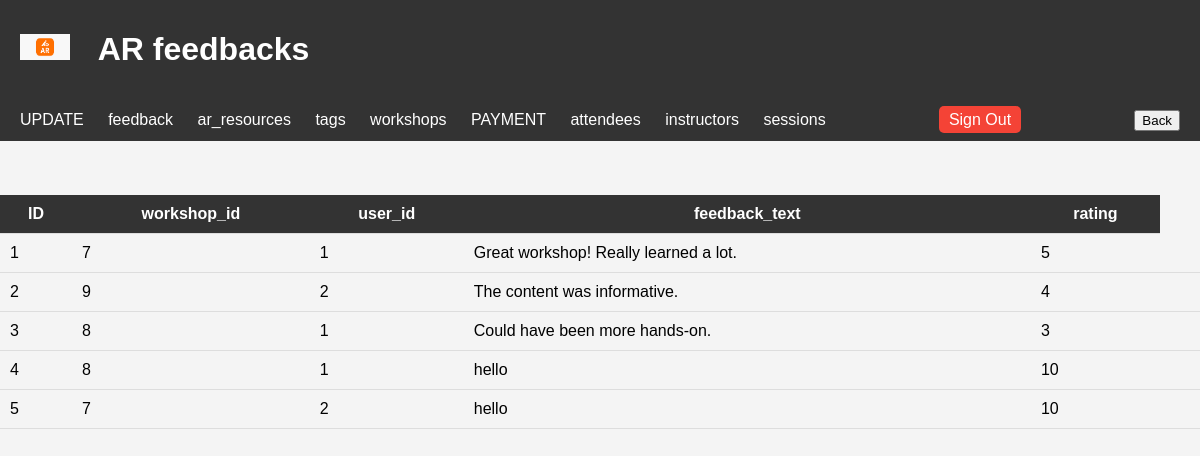
Page /feedback.php on the committed database.
### tables this page shows
CREATE TABLE `feedback` (
  `feedback_id` int(11) NOT NULL,
  `workshop_id` int(11) NOT NULL,
  `user_id` int(11) NOT NULL,
  `feedback_text` text DEFAULT NULL,
  `rating` int(11) DEFAULT NULL,
  `feedback_date` timestamp NOT NULL DEFAULT current_timestamp()
);

### feedback.php (the view, shortened to what this page needs)
<!DOCTYPE html>
<html lang="en">
<head>
    <link rel="stylesheet" href="https://cdnjs.cloudflare.com/ajax/libs/font-awesome/5.15.4/css/all.min.css">
     <link rel="stylesheet" href="css/style5.css">
</head>
<body>    <header>
        <h1><img src="img/ig1.png" alt="icon"> AR feedbacks</h1>
</header>
<header>
      <nav>
        <ul>
         <li>   <a href="admin_update.html" class="nav-item nav-link">UPDATE</a></li>
                         <li> <a href="feedback.php" class="nav-item nav-link">feedback</a>
                        <li>  <a href="ar_resources.php" class="nav-item nav-link">ar_resources</a></li>
                        <li>  <a href="tags.php" class="nav-item nav-link">tags</a></li>
                        <li>  <a href="workshops.php" class="nav-item nav-link">workshops</a></li>
                        <li>  <a href="payments.php" class="nav-item nav-link">PAYMENT</a></li>
                        <li>  <a href="attendees.php" class="nav-item nav-link">attendees</a>
                       <li>   <a href="instructors.php" class="nav-item nav-link">instructors</a></li>
                       <li>   <a href="sessions.php" class="nav-item nav-link">sessions</a></li>
        </ul>
    </nav>
<div class="signout">
        <a href="logout.php">Sign Out</a>
    </div>
    <div>
            <button type="button" onclick="window.location.href='admin_home.html'">Back</button>
    </div>
</header>
<?php
require_once "config.php";
?>
<!DOCTYPE html>
<html lang="en">
<head>
</head>
<body>
    <br><br><br>
    <table id="dataTable" class="table table-hover text-center">
        <tr>
            <th>ID</th>
            <th>workshop_id</th>
            <th>user_id</th>
            <th>feedback_text</th>
            <th>rating</th>
        </tr>
        <?php
        $sql = "SELECT * FROM feedback";
        $result = $conn->query($sql);
        if ($result->num_rows > 0) {
            while ($row = $result->fetch_assoc()) {
                echo "<tr>";
                echo "<td>" . $row["feedback_id"] . "</td>";
                echo "<td>" . $row["workshop_id"] . "</td>";
                echo "<td>" . $row["user_id"] . "</td>";
                echo "<td>" . $row["feedback_text"] . "</td>";
                echo "<td>" . $row["rating"] . "</td>";
                echo "<td>";
            }
        } else {
            echo "<tr><td colspan='6'>No data found</td></tr>";
        }
        ?>
    </table>
</body>
</html>

### css/style5.css (style rules this page uses)
body { font-family: Arial, sans-serif; margin: 0; padding: 0; background-color: #f4f4f4; }
header { background-color: #333; color: #fff; padding: 10px 20px; display: flex; justify-content: space-between; align-items: center; }
header img { width: 50px; margin-right: 20px; }
nav ul { list-style-type: none; padding: 0; margin: 0; }
nav ul li { display: inline; margin-right: 20px; position: relative; }
nav ul li a { color: #fff; text-decoration: none; }
.signout { margin-right: 20px; }
.signout a { color: #fff; text-decoration: none; padding: 5px 10px; background-color: #f44336; border: none; cursor: pointer; border-radius: 5px; }
table { width: 100%; border-collapse: collapse; }
th, td { padding: 10px; border-bottom: 1px solid #ddd; }
th { background-color: #333; color: white; }

### rows in the picture
feedback: feedback_id "1", workshop "7", user "1", feedback_text "Great workshop! Really learned a lot.", rating "5"
feedback: feedback_id "2", workshop "9", user "2", feedback_text "The content was informative.", rating "4"
feedback: feedback_id "3", workshop "8", user "1", feedback_text "Could have been more hands-on.", rating "3"
feedback: feedback_id "4", workshop "8", user "1", feedback_text "hello", rating "10"
feedback: feedback_id "5", workshop "7", user "2", feedback_text "hello", rating "10"
